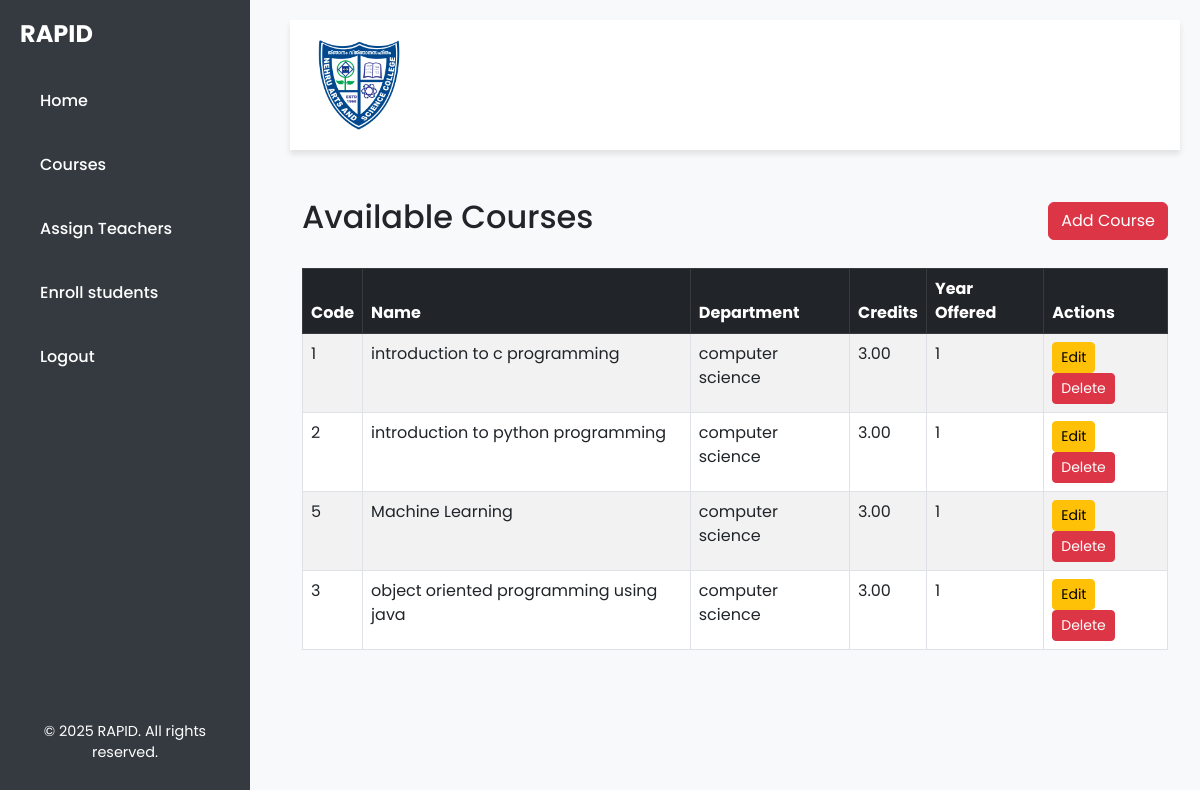
Screenshot of /course-list/ with the database file from the repository.
### rapid/models.py (models this page shows, shortened)
class Course(models.Model):
    course_id = models.AutoField(primary_key=True)
    course_code = models.CharField(max_length=20, unique=True)
    course_title = models.CharField(max_length=100)
    credit = models.DecimalField(max_digits=4, decimal_places=2)
    department_id = models.ForeignKey(Department, on_delete=models.CASCADE)
    strength = models.IntegerField()
    year_offered = models.IntegerField(null=True, blank=True)

class Department(models.Model):
    department_id=models.AutoField(primary_key=True)
    department_name=models.CharField(max_length=100)
    def __str__(self):
        return self.department_name

### rapid/views.py (the view)
# urls.py: path('course-list/', views.course_list, name='course_list'),
def course_list(request):
    courses = Course.objects.all()  # Fetch all courses from the database
    return render(request, 'rapid/course_list.html', {'courses': courses})

### rapid/templates/rapid/course_list.html (shortened to what this page needs)
{% extends "base.html" %}
{% block content %}
<div class="container mt-5">
    <div class="d-flex justify-content-between align-items-center mb-4">
        <h2>Available Courses</h2>
        <a href="/create-course/" class="btn btn-danger">Add Course</a>
    </div>
    <div class="table-responsive">
        <table class="table table-bordered table-striped">
            <thead class="table-dark">
                <tr>
                    <th>Code</th>
                    <th>Name</th>
                    <th>Department</th>
                    <th>Credits</th>
                    <th>Year Offered</th>
                    <th>Actions</th>
                </tr>
            </thead>
            <tbody>
                {% for course in courses %}
                <tr>
                    <td>{{ course.course_code }}</td>
                    <td>{{ course.course_title }}</td>
                    <td>{{ course.department_id }}</td>
                    <td>{{ course.credit }}</td>
                    <td>{{ course.year_offered }}</td>
                    <td>
                        <a href="{% url 'edit_course' course.pk %}" class="btn btn-warning btn-sm">Edit</a>
                        <a href="{% url 'delete_course' course.course_id %}" onclick="return confirm('Are you sure you want to delete this course?');" class="btn btn-danger btn-sm">Delete</a>
                    </td>
                </tr>
                {% empty %}
                <tr>
                    <td colspan="6" class="text-center">No courses available.</td>
                </tr>
                {% endfor %}
            </tbody>
        </table>
    </div>
</div>
{% endblock %}

### rapid/templates/base.html (style rules this page uses)
body { background-color: #f8f9fa; font-family: 'Poppins', sans-serif; display: flex; margin: 0; padding: 0; }

### rows the page displays
Course: course_code "1", course_title "introduction to c programming", department_id "computer science", credit "3.00", year_offered "1"
Course: course_code "2", course_title "introduction to python programming", department_id "computer science", credit "3.00", year_offered "1"
Course: course_code "5", course_title "Machine Learning", department_id "computer science", credit "3.00", year_offered "1"
Course: course_code "3", course_title "object oriented programming using java", department_id "computer science", credit "3.00", year_offered "1"
